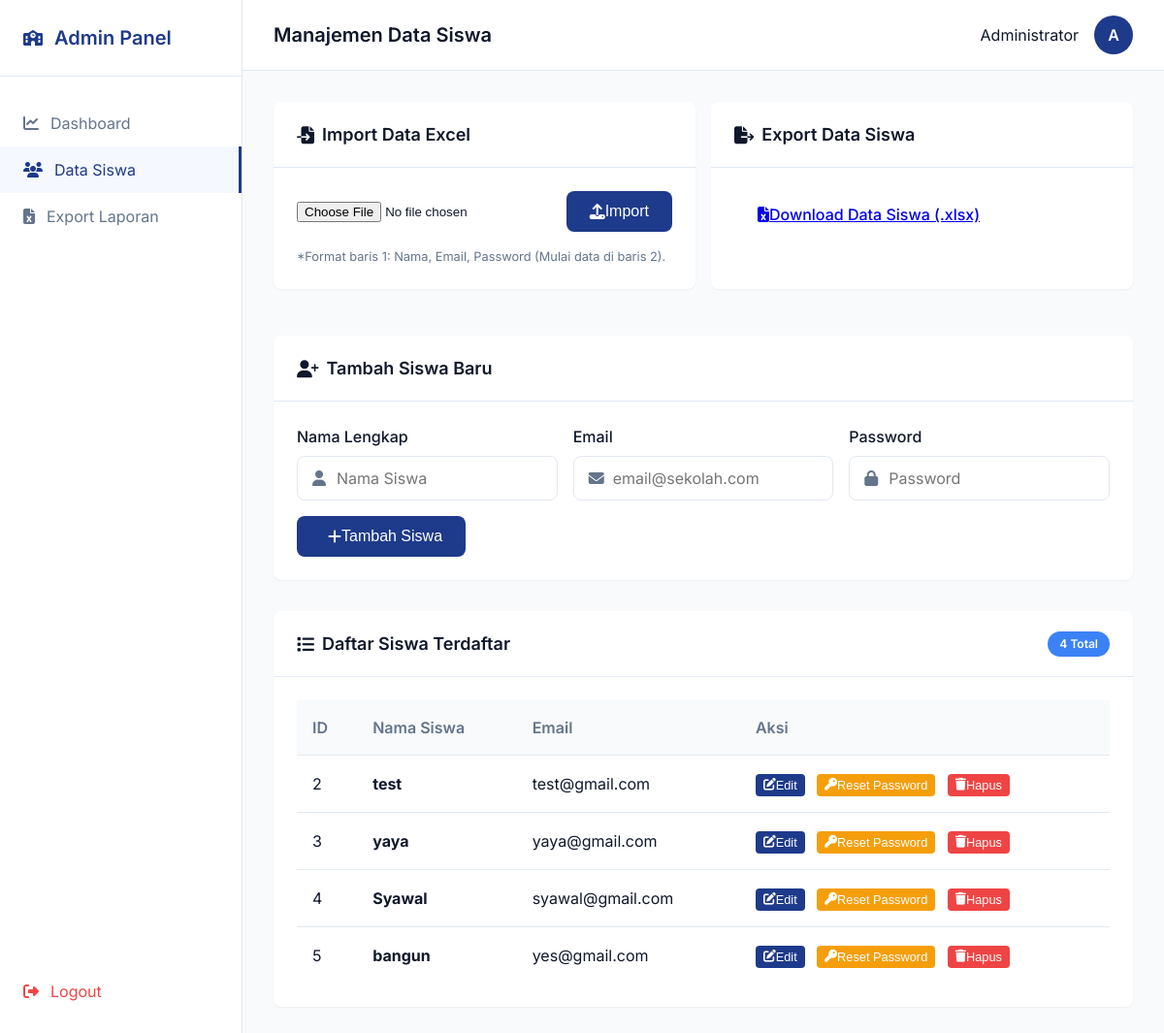
/admin/users (signed in), run on an earlier commit of the app's database.
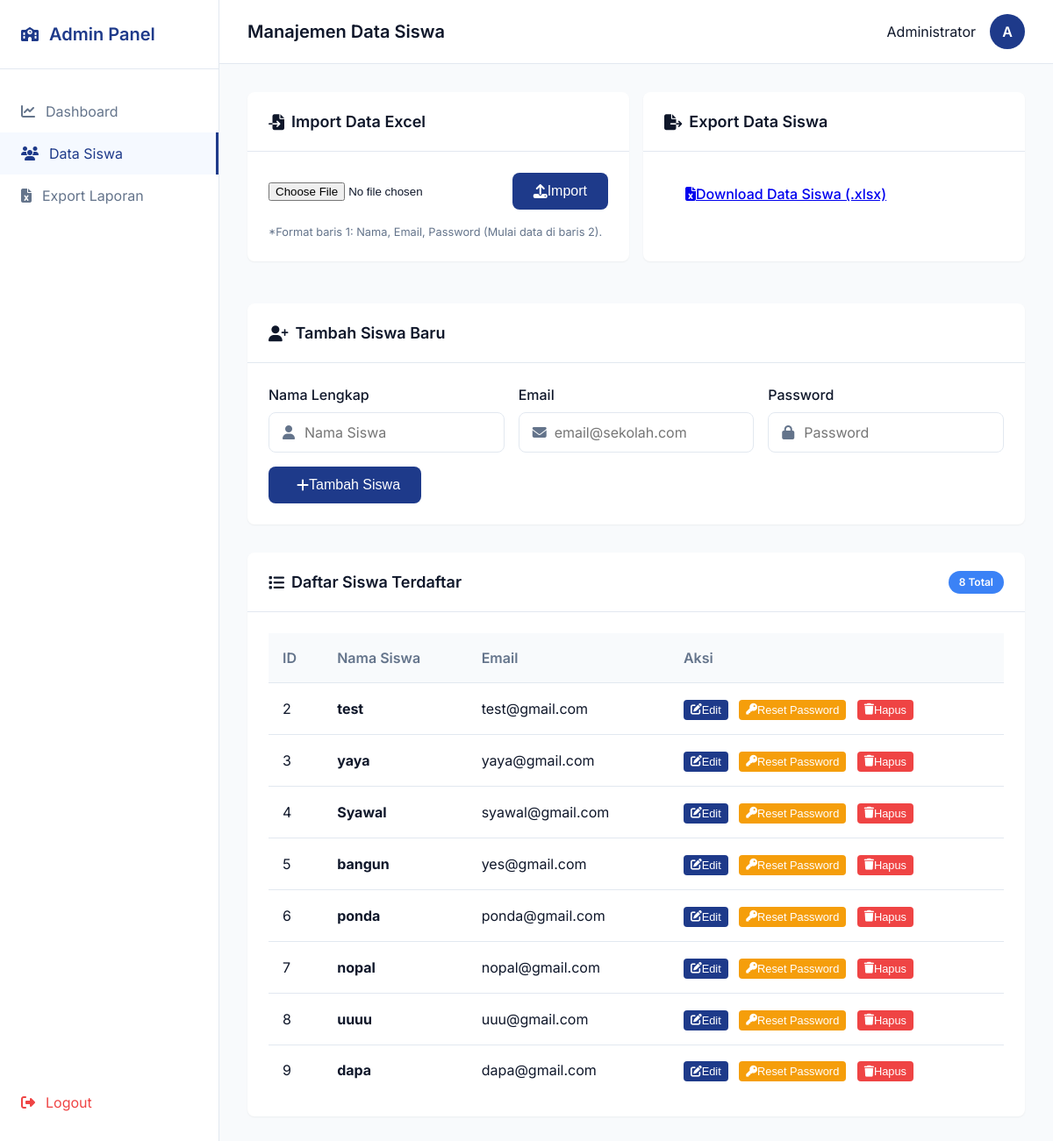
And on a later commit of the database.
### models/user.py (models this page shows)
class User(UserMixin, db.Model):
    __tablename__ = 'users'
    id = db.Column(db.Integer, primary_key=True)
    name = db.Column(db.String(100), nullable=False)
    email = db.Column(db.String(120), unique=True, nullable=False)
    password = db.Column(db.String(128), nullable=False)
    role = db.Column(db.String(20), nullable=False, default='user') # 'admin' or 'user'
    attendances = db.relationship('Attendance', backref='user', lazy=True)

### routes/admin.py (the view)
@admin_bp.route('/users')
@login_required
@admin_required
def users():
    users_list = User.query.filter_by(role='user').all()
    return render_template('admin/users.html', users=users_list)

### templates/admin/users.html (shortened to what this page needs)
{% extends 'base.html' %}
{% block content %}
<div class="admin-layout">
    <aside class="sidebar">
        <div class="sidebar-header">
            <i class="fas fa-school"></i>
            <h2>Admin Panel</h2>
        </div>
        <nav class="sidebar-nav">
            <a href="{{ url_for('admin.dashboard') }}"><i class="fas fa-chart-line"></i> Dashboard</a>
            <a href="{{ url_for('admin.users') }}" class="active"><i class="fas fa-users"></i> Data Siswa</a>
            <a href="{{ url_for('admin.export_excel') }}"><i class="fas fa-file-excel"></i> Export Laporan</a>
            <a href="{{ url_for('auth.logout') }}" class="logout-link"><i class="fas fa-sign-out-alt"></i> Logout</a>
        </nav>
    </aside>
    <main class="main-content">
        <header class="topbar">
            <h1>Manajemen Data Siswa</h1>
            <div class="user-profile">
                <span>{{ current_user.name }}</span>
                <div class="avatar">{{ current_user.name[0] }}</div>
            </div>
        </header>
        <div class="dashboard-content" style="grid-template-columns: 1fr;">
            <div style="display: flex; gap: 1rem; margin-bottom: 1rem; flex-wrap: wrap;">
                <div class="card" style="flex: 1; min-width: 300px;">
                    <div class="card-header">
                        <h2><i class="fas fa-file-import"></i> Import Data Excel</h2>
                    </div>
                    <div class="card-body">
                        <form action="{{ url_for('admin.import_users_excel') }}" method="POST" enctype="multipart/form-data" style="display: flex; gap: 1rem; align-items: center;">
                            <input type="file" name="file" accept=".xlsx" required style="flex: 1;">
                            <button type="submit" class="btn btn-primary btn-sm"><i class="fas fa-upload"></i> Import</button>
                        </form>
                        <p class="text-muted mt-3" style="font-size: 0.8rem;">*Format baris 1: Nama, Email, Password (Mulai data di baris 2).</p>
                    </div>
                </div>
                <div class="card" style="flex: 1; min-width: 300px;">
                    <div class="card-header">
                        <h2><i class="fas fa-file-export"></i> Export Data Siswa</h2>
                    </div>
                    <div class="card-body" style="display: flex; align-items: center;">
                        <a href="{{ url_for('admin.export_users_excel') }}" class="btn btn-success"><i class="fas fa-file-excel mr-2"></i> Download Data Siswa (.xlsx)</a>
                    </div>
                </div>
            </div>
            <div class="card mb-4">
                <div class="card-header">
                    <h2><i class="fas fa-user-plus"></i> Tambah Siswa Baru</h2>
                </div>
                <div class="card-body">
                    <form action="{{ url_for('admin.add_user') }}" method="POST" class="add-user-form">
                        <div class="form-row" style="display: grid; grid-template-columns: repeat(auto-fit, minmax(200px, 1fr)); gap: 1rem; margin-bottom: 1rem;">
                            <div class="form-group" style="margin-bottom: 0;">
                                <label for="name">Nama Lengkap</label>
                                <div class="input-icon">
                                    <i class="fas fa-user"></i>
                                    <input type="text" id="name" name="name" required placeholder="Nama Siswa">
                                </div>
                            </div>
                            <div class="form-group" style="margin-bottom: 0;">
                                <label for="email">Email</label>
                                <div class="input-icon">
                                    <i class="fas fa-envelope"></i>
                                    <input type="email" id="email" name="email" required placeholder="email@sekolah.com">
                                </div>
                            </div>
                            <div class="form-group" style="margin-bottom: 0;">
                                <label for="password">Password</label>
                                <div class="input-icon">
                                    <i class="fas fa-lock"></i>
                                    <input type="password" id="password" name="password" required placeholder="Password">
                                </div>
                            </div>
                        </div>
                        <button type="submit" class="btn btn-primary"><i class="fas fa-plus ml-2"></i> Tambah Siswa</button>
                    </form>
                </div>
            </div>
            <div class="card">
                <div class="card-header">
                    <h2><i class="fas fa-list"></i> Daftar Siswa Terdaftar</h2>
                    <span class="badge" style="background:var(--primary-light);color:white">{{ users|length }} Total</span>
                </div>
                <div class="card-body">
                    <div class="table-responsive">
                        <table class="table">
                            <thead>
                                <tr>
                                    <th>ID</th>
                                    <th>Nama Siswa</th>
                                    <th>Email</th>
                                    <th>Aksi</th>
                                </tr>
                            </thead>
                            <tbody>
                                {% for user in users %}
                                <tr>
                                    <td>{{ user.id }}</td>
                                    <td><strong>{{ user.name }}</strong></td>
                                    <td>{{ user.email }}</td>
                                    <td>
                                        <button class="btn btn-sm btn-primary btn-edit-user" data-id="{{ user.id }}" data-name="{{ user.name }}" data-email="{{ user.email }}" style="padding: 0.25rem 0.5rem; border-radius: 4px; font-size: 0.8rem;">
                                            <i class="fas fa-edit"></i> Edit
                                        </button>
                                        <button class="btn btn-sm btn-reset-user" data-id="{{ user.id }}" data-name="{{ user.name }}" style="padding: 0.25rem 0.5rem; background: var(--warning); color: white; border: none; border-radius: 4px; font-size: 0.8rem; margin: 0 0.5rem;">
                                            <i class="fas fa-key"></i> Reset Password
                                        </button>
                                        <form action="{{ url_for('admin.delete_user', user_id=user.id) }}" method="POST" style="display:inline;" onsubmit="return confirm('Apakah Anda yakin ingin menghapus siswa ini? Semua data absensi terkait akan ikut terhapus.');">
                                            <button type="submit" class="btn btn-sm btn-danger" style="padding: 0.25rem 0.5rem; background: var(--danger); color: white; border: none; border-radius: 4px; font-size: 0.8rem; cursor: pointer;">
                                                <i class="fas fa-trash"></i> Hapus
                                            </button>
                                        </form>
                                    </td>
                                </tr>
                                {% else %}
                                <tr>
                                    <td colspan="4" class="text-center text-muted">Belum ada data siswa.</td>
                                </tr>
                                {% endfor %}
                            </tbody>
                        </table>
                    </div>
                </div>
            </div>
        </div>
    </main>
</div>
{% endblock %}

### templates/base.html (shortened to what this page needs)
<!DOCTYPE html>
<html lang="id">
<head>
    <link rel="stylesheet" href="{{ url_for('static', filename='css/style.css') }}">
    <link rel="stylesheet" href="https://cdnjs.cloudflare.com/ajax/libs/font-awesome/6.4.0/css/all.min.css">
</head>
<body>
    <div class="app-container">
        {% block content %}{% endblock %}
    </div>
</body>
</html>

### static/css/style.css (style rules this page uses)
:root { --primary: #1e3a8a; --primary-light: #3b82f6; --primary-dark: #1e40af; --secondary: #64748b; --success: #10b981; --danger: #ef4444; --warning: #f59e0b; --bg-light: #f8fafc; --bg-white: #ffffff; --text-dark: #0f172a; --text-muted: #64748b; --border: #e2e8f0; --shadow-sm: 0 1px 2px 0 rgba(0, 0, 0, 0.05); --shadow-md: 0 4px 6px -1px rgba(0, 0, 0, 0.1), 0 2px 4px -1px rgba(0, 0, 0, 0.06); --shadow-lg: 0 10px 15px -3px rgba(0, 0, 0, 0.1), 0 4px 6px -2px rgba(0, 0, 0, 0.05); --radius: 0.5rem; }
* { margin: 0; padding: 0; box-sizing: border-box; }
body { font-family: 'Inter', sans-serif; background-color: var(--bg-light); color: var(--text-dark); line-height: 1.5; }
.mt-3 { margin-top: 1rem; }
.ml-2 { margin-left: 0.5rem; }
.text-muted { color: var(--text-muted); }
.btn { display: inline-flex; align-items: center; justify-content: center; padding: 0.75rem 1.5rem; font-weight: 500; border-radius: var(--radius); border: none; cursor: pointer; transition: all 0.2s ease; font-size: 1rem; }
.btn-primary { background-color: var(--primary); color: white; }
.form-group { margin-bottom: 1.5rem; }
.form-group label { display: block; margin-bottom: 0.5rem; font-weight: 500; color: var(--text-dark); }
.input-icon { position: relative; }
.input-icon i { position: absolute; left: 1rem; top: 50%; transform: translateY(-50%); color: var(--text-muted); }
.input-icon input { width: 100%; padding: 0.75rem 1rem 0.75rem 2.5rem; border: 1px solid var(--border); border-radius: var(--radius); font-size: 1rem; font-family: inherit; transition: border-color 0.2s; }
.admin-layout { display: flex; min-height: 100vh; }
.sidebar { width: 250px; background: var(--bg-white); border-right: 1px solid var(--border); display: flex; flex-direction: column; }
.sidebar-header { padding: 1.5rem; display: flex; align-items: center; gap: 0.75rem; border-bottom: 1px solid var(--border); color: var(--primary); }
.sidebar-header h2 { font-size: 1.25rem; font-weight: 600; }
.sidebar-nav { padding: 1.5rem 0; display: flex; flex-direction: column; flex: 1; }
.sidebar-nav a { padding: 0.75rem 1.5rem; color: var(--text-muted); text-decoration: none; display: flex; align-items: center; gap: 0.75rem; transition: all 0.2s; }
.sidebar-nav a:hover, .sidebar-nav a.active { background: rgba(59, 130, 246, 0.05); color: var(--primary); border-right: 3px solid var(--primary); }
.logout-link { margin-top: auto; color: var(--danger) !important; }
.main-content { flex: 1; display: flex; flex-direction: column; }
.topbar { background: var(--bg-white); padding: 1rem 2rem; display: flex; justify-content: space-between; align-items: center; border-bottom: 1px solid var(--border); }
.topbar h1 { font-size: 1.25rem; font-weight: 600; }
.user-profile { display: flex; align-items: center; gap: 1rem; }
.avatar { width: 40px; height: 40px; background: var(--primary); color: white; border-radius: 50%; display: flex; align-items: center; justify-content: center; font-weight: 600; }
.dashboard-content { padding: 2rem; display: grid; grid-template-columns: 1fr; gap: 2rem; }
@media (min-width: 992px) { .dashboard-content { grid-template-columns: 1fr 2fr; } }
.card { background: var(--bg-white); border-radius: var(--radius); box-shadow: var(--shadow-sm); overflow: hidden; }
.card-header { padding: 1.25rem 1.5rem; border-bottom: 1px solid var(--border); display: flex; justify-content: space-between; align-items: center; }
.card-header h2 { font-size: 1.125rem; font-weight: 600; display: flex; align-items: center; gap: 0.5rem; }
.card-body { padding: 1.5rem; }
.badge { background: rgba(59, 130, 246, 0.1); color: var(--primary); padding: 0.25rem 0.75rem; border-radius: 999px; font-size: 0.75rem; font-weight: 600; }
.table { width: 100%; border-collapse: collapse; }
.table th, .table td { padding: 1rem; text-align: left; border-bottom: 1px solid var(--border); }
.table th { font-weight: 600; color: var(--text-muted); background: var(--bg-light); }
.table tr:last-child td { border-bottom: none; }

What changed in the data, as far as the page shows it:
added User: id "6", name "ponda", email "ponda@gmail.com"
added User: id "7", name "nopal", email "nopal@gmail.com"
added User: id "8", name "uuuu", email "uuu@gmail.com"
added User: id "9", name "dapa", email "dapa@gmail.com"
Also different on the page:
{{ users|length }}: "4" → "8"
